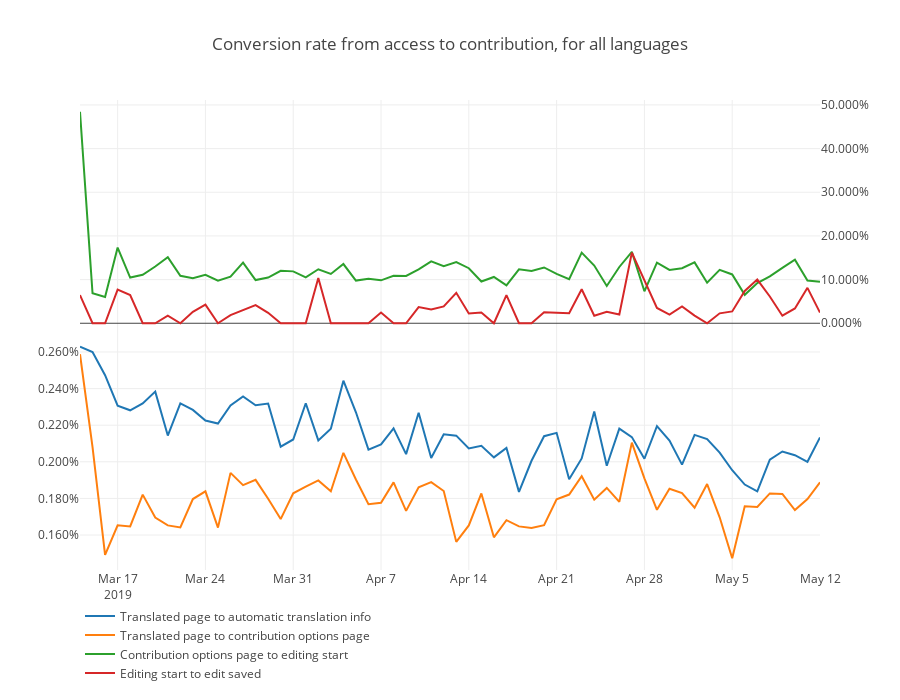

The notebook cell this image was saved under:
### Code cell
data = [{'x': el_funnel.index,
    'y': el_funnel[col],
    'name': col
    }  for col in ['Translated page to automatic translation info', 'Translated page to contribution options page']]
data = data + [{'x': el_funnel.index,
    'y': el_funnel[col],
    'name': col,
    'xaxis': 'x2',
    'yaxis': 'y2'
    }  for col in ['Contribution options page to editing start', 'Editing start to edit saved']]
fig = {
    'data': data,
    'layout': {
        'height': 700,
        'xaxis': {'showticklabels': False},
        'yaxis': {'tickformat': ',.3%', 'domain': [0, 0.5]},
        'yaxis2': {'tickformat': ',.3%', 'domain': [0.5, 1], 'side': 'right'}, 
        'title': {'text': 'Conversion rate from access to contribution, for all languages'},
        'legend': {'x': 0, 'y': -0.25},
        'hoverlabel': {'namelength' : -1}
    }
}
plotly.offline.iplot(fig)
